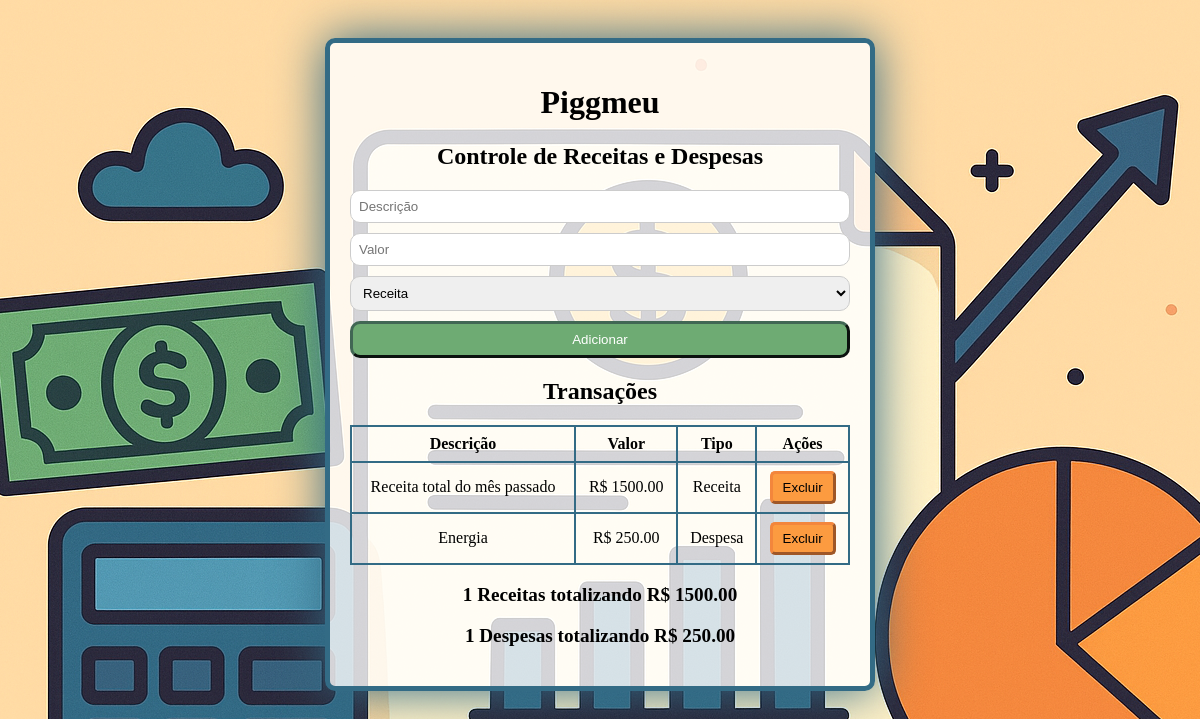
Before: / with the older database file.
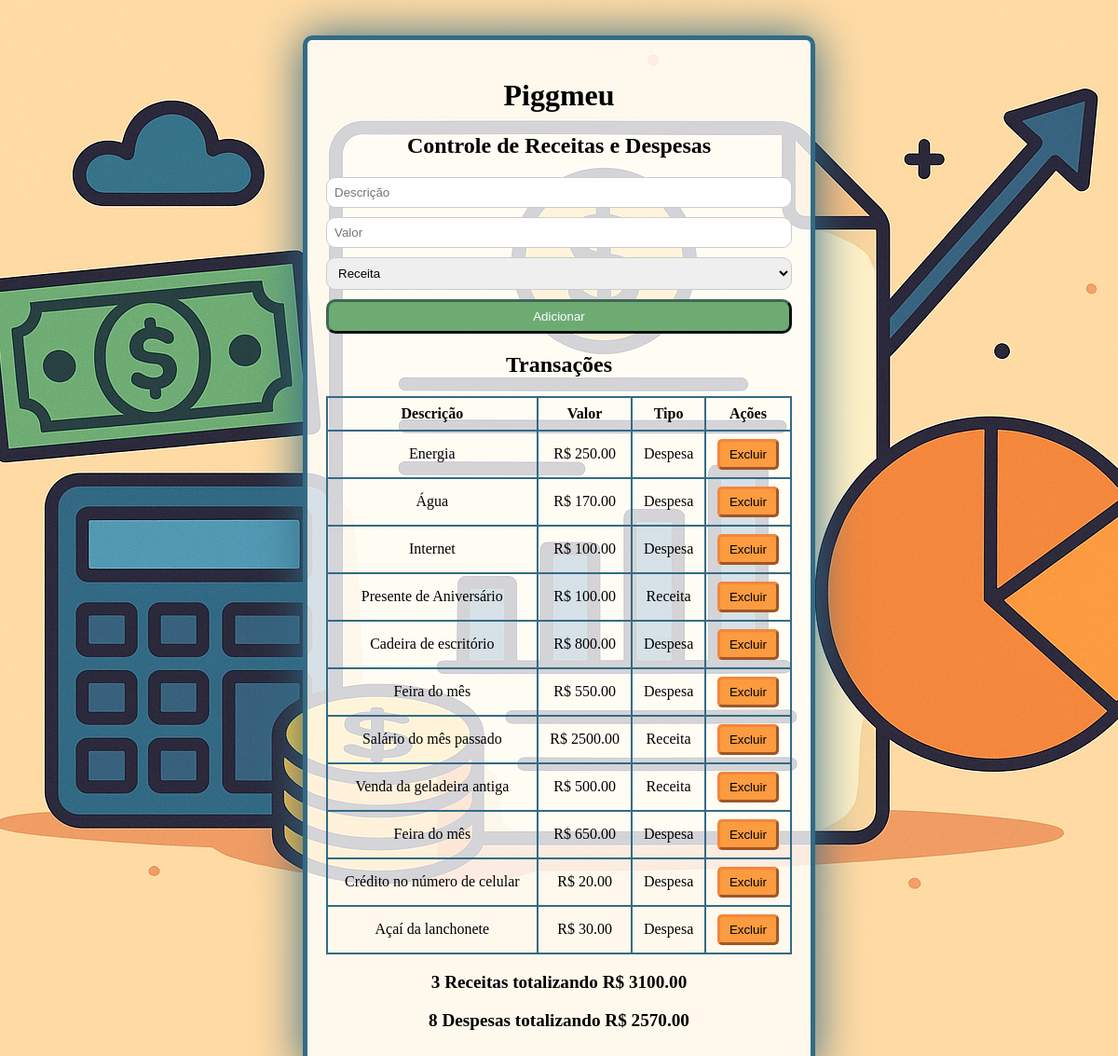
After: the same page with the newer database file.
### piggmeu/models.py (models this page shows, shortened)
class Transacao(models.Model):
    TIPO_CHOICES = [
        ('R', 'Receita'),
        ('D', 'Despesa'),
    ]
    descricao = models.CharField(max_length=100)
    valor = models.DecimalField(max_digits=10, decimal_places=2)
    tipo = models.CharField(max_length=1, choices=TIPO_CHOICES)

### piggmeu/views.py (the view, shortened to what this page needs)
# urls.py: path('', views.menu, name='menu'),
def menu(request):
    transacoes = Transacao.objects.all()
    total_receitas = sum(t.valor for t in transacoes if t.tipo == 'R')
    total_despesas = sum(t.valor for t in transacoes if t.tipo == 'D')
    quantidade_receitas = sum(1 for t in transacoes if t.tipo == 'R')
    quantidade_despesas = sum(1 for t in transacoes if t.tipo == 'D')
    return render(request, 'home.html', {
        'transacoes': transacoes,
        'total_receitas': total_receitas,
        'total_despesas': total_despesas,
        'quantidade_receitas': quantidade_receitas,
        'quantidade_despesas': quantidade_despesas,
    })

### piggmeu/templates/home.html (shortened to what this page needs)
<!DOCTYPE html>
<html lang="pt-br">
<head>
    {% load static %}
    <link rel="stylesheet" href="{% static 'style_piggmeu.css' %}">
</head>
<body>
    <div class="container">
        <h1>Piggmeu</h1>
        <h2>Controle de Receitas e Despesas</h2>
        <form method="POST">
            <input type="text" name="descricao" placeholder="Descrição" required>
            <input type="number" step="0.01" name="valor" placeholder="Valor" required>
            <select name="tipo" required>
                <option value="R">Receita</option>
            </select>
            <button type="submit">Adicionar</button>
        </form>
        <h2>Transações</h2>
        <table>
            <tr>
                <th>Descrição</th>
                <th>Valor</th>
                <th>Tipo</th>
                <th>Ações</th>
            </tr>
            {% for t in transacoes %}
            <tr>
                <td>{{ t.descricao }}</td>
                <td>R$ {{ t.valor }}</td>
                <td>{{ t.get_tipo_display }}</td>
                <td>
                    <form method="POST" style="display:inline;">
                        <button type="submit" class="btn-delete">Excluir</button>
                    </form>
                </td>
            </tr>
            {% empty %}
            <tr>
                <td colspan="4">Nenhuma transação cadastrada.</td>
            </tr>
            {% endfor %}
        </table>
        <div class="resumo">
            <p><strong>{{ quantidade_receitas }} Receitas totalizando</strong> R$ {{ total_receitas }}</p>
            <p><strong>{{ quantidade_despesas }} Despesas totalizando</strong> R$ {{ total_despesas }}</p>
        </div>
    </div>
</body>
</html>

### piggmeu/static/style_piggmeu.css (style rules this page uses)
body { font-family: 'Times New Roman', Times, serif; background-color: #ffdaa4; background-image: url("plano_de_fundo_piggmeu.png"); background-repeat: no-repeat; background-position: center top; background-attachment: fixed; display: flex; justify-content: center; padding-top: 30px; }
.container { width: 500px; background: rgba(255, 255, 255, 0.8); border-radius: 10px; border-style: solid; border-width: 5px; border-color: #336b85; box-shadow: 0 0 50px #336b85; padding: 20px; }
h1, h2 { text-align: center; color: #000000; }
form { display: flex; flex-direction: column; gap: 10px; margin-bottom: 20px; }
input, select, button { padding: 8px; border-radius: 10px; border: 1px solid #ccc; }
button { background-color: #6eab73; border-style: outset; border-color: #416754; border-width: 3px; color: white; cursor: pointer; }
table { width: 100%; border-collapse: collapse; margin-top: 10px; }
table, th, td { border: 2px solid #336b85; }
th, td { padding: 8px; text-align: center; }
.resumo { margin-top: 15px; text-align: center; font-weight: bold; font-size: larger; }
.btn-delete { background-color: #fc9b40; border-color: #f3863c; border-style: outset; color: rgb(0, 0, 0); border-width: 3px; padding: 6px 10px; border-radius: 5px; cursor: pointer; }

Changed rows visible on the page:
removed Transacao: descricao "Receita total do mês passado", valor "1500.00", tipo "Receita"
added Transacao: descricao "Água", valor "170.00", tipo "Despesa"
added Transacao: descricao "Internet", valor "100.00", tipo "Despesa"
added Transacao: descricao "Presente de Aniversário", valor "100.00", tipo "Receita"
added Transacao: descricao "Cadeira de escritório", valor "800.00", tipo "Despesa"
added Transacao: descricao "Feira do mês", valor "550.00", tipo "Despesa"
added Transacao: descricao "Salário do mês passado", valor "2500.00", tipo "Receita"
added Transacao: descricao "Venda da geladeira antiga", valor "500.00", tipo "Receita"
added Transacao: descricao "Feira do mês", valor "650.00", tipo "Despesa"
added Transacao: descricao "Crédito no número de celular", valor "20.00", tipo "Despesa"
added Transacao: descricao "Açaí da lanchonete", valor "30.00", tipo "Despesa"
Other visible differences:
{{ quantidade_receitas }}: "1" → "3"
{{ total_receitas }}: "1500.00" → "3100.00"
{{ quantidade_despesas }}: "1" → "8"
{{ total_despesas }}: "250.00" → "2570.00"
